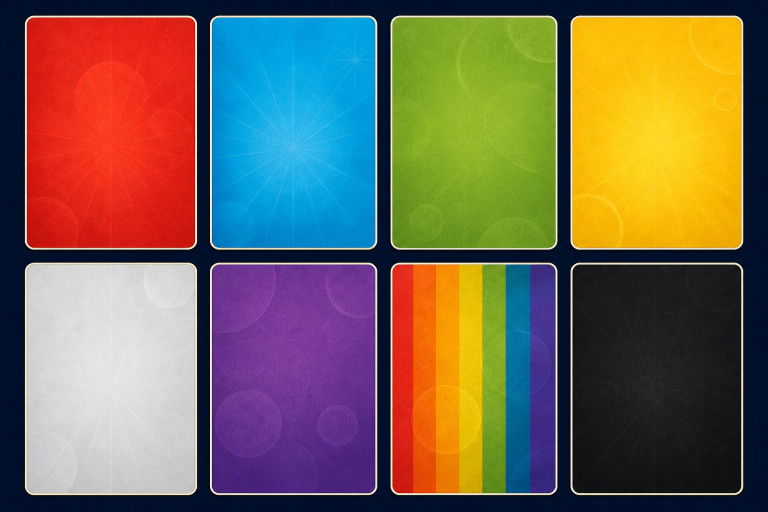
#> input picture docs/design/hanabi-card-background-atlas-v2.png, 1536 x 1024 px (shown at 1/2 size)
$ python generate-hanabi-card-faces.py
#> lines starting #> are read from the running program, lines starting #| are printed output that depends on the picture
#> in main, atlas is the input picture: PIL image 1536x1024 RGB; mean R, G, B 115.7, 102.3, 84.4
#!/usr/bin/env python3
"""Build the production Hanabi card faces from one consistent raster template."""

from __future__ import annotations

from pathlib import Path

from PIL import Image, ImageChops, ImageEnhance, ImageFilter, ImageOps


ROOT = Path(__file__).resolve().parents[1]
BACKGROUND_ATLAS = ROOT / "docs/design/hanabi-card-background-atlas-v2.png"
EMBLEMS = ROOT / "apps/web/public/images/hanabi/generated/card-emblems"
OUTPUT = ROOT / "apps/web/src/assets/hanabi/card-faces"

WIDTH = 500
HEIGHT = 640


SUITS = {
    "red": {
        "background_box": (61, 42, 383, 489),
        "dark": (92, 7, 22),
        "light": (224, 69, 62),
    },
    "blue": {
        "background_box": (432, 42, 743, 489),
        "dark": (0, 69, 132),
        "light": (61, 181, 226),
    },
    "green": {
        "background_box": (793, 42, 1104, 489),
        "dark": (22, 76, 18),
        "light": (104, 178, 52),
    },
    "yellow": {
        "background_box": (1154, 42, 1476, 489),
        "dark": (126, 61, 0),
        "light": (207, 126, 0),
    },
    "white": {
        "background_box": (61, 539, 383, 979),
        "dark": (56, 62, 71),
        "light": (189, 195, 202),
    },
    "purple": {
        "background_box": (432, 539, 743, 979),
        "dark": (86, 32, 135),
        "light": (214, 160, 238),
    },
    "rainbow": {
        "background_box": (793, 539, 1104, 979),
        "dark": (26, 36, 69),
        "light": (220, 184, 80),
    },
    "black": {
        "background_box": (1154, 539, 1476, 979),
        "dark": (74, 76, 80),
        "light": (215, 213, 201),
    },
}


def background_plate(atlas: Image.Image, box: tuple[int, int, int, int]) -> Image.Image:
#> called with box = (61, 42, 383, 489)
    plate = atlas.crop(box).convert("RGB")
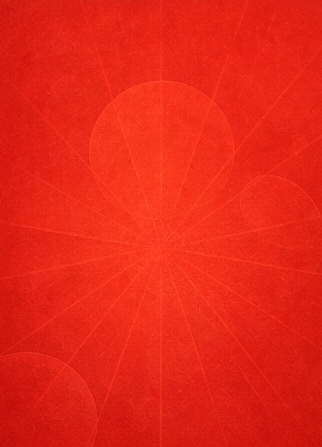
#> plate: PIL image 322x447 RGB; mean R, G, B 229.9, 38.4, 23.4
    plate = plate.resize((WIDTH, HEIGHT), Image.Resampling.LANCZOS)
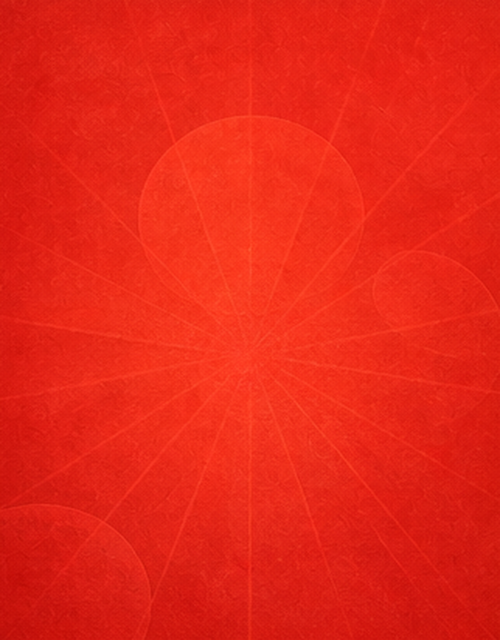
#> plate: PIL image 500x640 RGB; mean R, G, B 229.9, 38.4, 23.4
    return ImageEnhance.Sharpness(plate).enhance(1.08).convert("RGBA")


def tint_emblem(name: str, spec: dict[str, object]) -> Image.Image:
#> (the run stopped early here; a loop or call above may not have finished)
